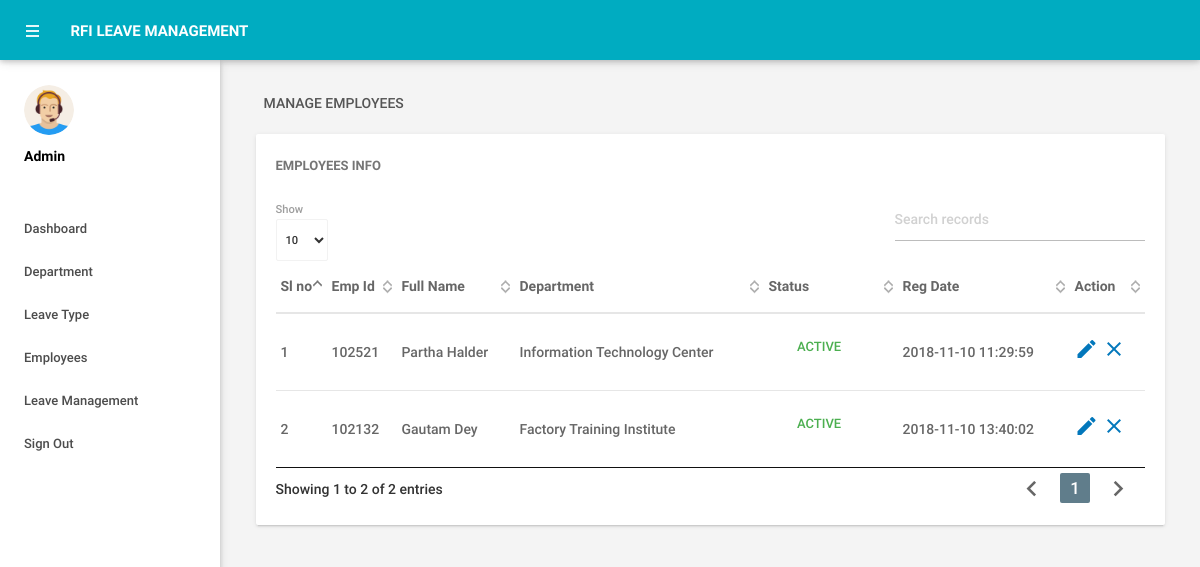
Page /admin/manageemployee.php (signed in) on the committed database.
### tables this page shows
CREATE TABLE IF NOT EXISTS `tblemployees` (
  `id` int(11) NOT NULL,
  `EmpId` varchar(100) NOT NULL,
  `FirstName` varchar(150) NOT NULL,
  `LastName` varchar(150) NOT NULL,
  `EmailId` varchar(200) NOT NULL,
  `Password` varchar(180) NOT NULL,
  `Gender` varchar(100) NOT NULL,
  `Dob` varchar(100) NOT NULL,
  `Department` varchar(255) NOT NULL,
  `Address` varchar(255) NOT NULL,
  `City` varchar(200) NOT NULL,
  `Country` varchar(150) NOT NULL,
  `Phonenumber` char(11) NOT NULL,
  `Status` int(1) NOT NULL,
  `RegDate` timestamp NOT NULL DEFAULT CURRENT_TIMESTAMP
);

### admin/manageemployee.php (the view, shortened to what this page needs)
<?php
include('includes/config.php');
if(strlen($_SESSION['alogin'])==0)
    {
header('location:index.php');
}
else{
 ?>
<!DOCTYPE html>
<html lang="en">
    <head>
        <link type="text/css" rel="stylesheet" href="../assets/plugins/materialize/css/materialize.min.css"/>
        <link href="../assets/plugins/material-preloader/css/materialPreloader.min.css" rel="stylesheet">
        <link href="../assets/plugins/datatables/css/jquery.dataTables.min.css" rel="stylesheet">
        <link href="../assets/css/alpha.min.css" rel="stylesheet" type="text/css"/>
        <link href="../assets/css/custom.css" rel="stylesheet" type="text/css"/>
    </head>
    <body>
       <?php include('includes/header.php');?>
       <?php include('includes/sidebar.php');?>
            <main class="mn-inner">
                <div class="row">
                    <div class="col s12">
                        <div class="page-title">Manage Employees</div>
                    </div>
                    <div class="col s12 m12 l12">
                        <div class="card">
                            <div class="card-content">
                                <span class="card-title">Employees Info</span>
                                <table id="example" class="display responsive-table ">
                                    <thead>
                                        <tr>
                                            <th>Sl no</th>
                                            <th>Emp Id</th>
                                            <th>Full Name</th>
                                            <th>Department</th>
                                             <th>Status</th>
                                             <th>Reg Date</th>
                                            <th>Action</th>
                                        </tr>
                                    </thead>
                                    <tbody>
<?php $sql = "SELECT EmpId,FirstName,LastName,Department,Status,RegDate,id from  tblemployees";
$query = $dbh -> prepare($sql);
$query->execute();
$results=$query->fetchAll(PDO::FETCH_OBJ);
$cnt=1;
if($query->rowCount() > 0)
{
foreach($results as $result)
{               ?>
                                        <tr>
                                            <td> <?php echo htmlentities($cnt);?></td>
                                            <td><?php echo htmlentities($result->EmpId);?></td>
                                            <td><?php echo htmlentities($result->FirstName);?>&nbsp;<?php echo htmlentities($result->LastName);?></td>
                                            <td><?php echo htmlentities($result->Department);?></td>
                                             <td><?php $stats=$result->Status;
if($stats){
                                             ?>
                                                 <a class="waves-effect waves-green btn-flat m-b-xs">Active</a>
                                                 <?php } else { ?>
                                                 <a class="waves-effect waves-red btn-flat m-b-xs">Inactive</a>
                                                 <?php } ?>
                                             </td>
                                              <td><?php echo htmlentities($result->RegDate);?></td>
                                            <td><a href="editemployee.php?empid=<?php echo htmlentities($result->id);?>"><i class="material-icons">mode_edit</i></a>
                                        <?php if($result->Status==1)
 {?>
<a href="manageemployee.php?inid=<?php echo htmlentities($result->id);?>" onclick="return confirm('Are you sure you want to inactive this Employee?');"" > <i class="material-icons" title="Inactive">clear</i>
<?php } else {?>
                                            <a href="manageemployee.php?id=<?php echo htmlentities($result->id);?>" onclick="return confirm('Are you sure you want to active this employee?');""><i class="material-icons" title="Active">done</i>
                                            <?php } ?> </td>
                                        </tr>
                                         <?php $cnt++;} }?>
                                    </tbody>
                                </table>
                            </div>
                        </div>
                    </div>
                </div>
            </main>
        </div>
        <div class="left-sidebar-hover"></div>
    </body>
</html>
<?php } ?>

### rows in the picture
tblemployees: EmpId "102521", FirstName "Partha", LastName "Halder", Department "Information Technology Center", Status "ACTIVE", RegDate "2018-11-10 11:29:59"
tblemployees: EmpId "102132", FirstName "Gautam", LastName "Dey", Department "Factory Training Institute", Status "ACTIVE", RegDate "2018-11-10 13:40:02"
